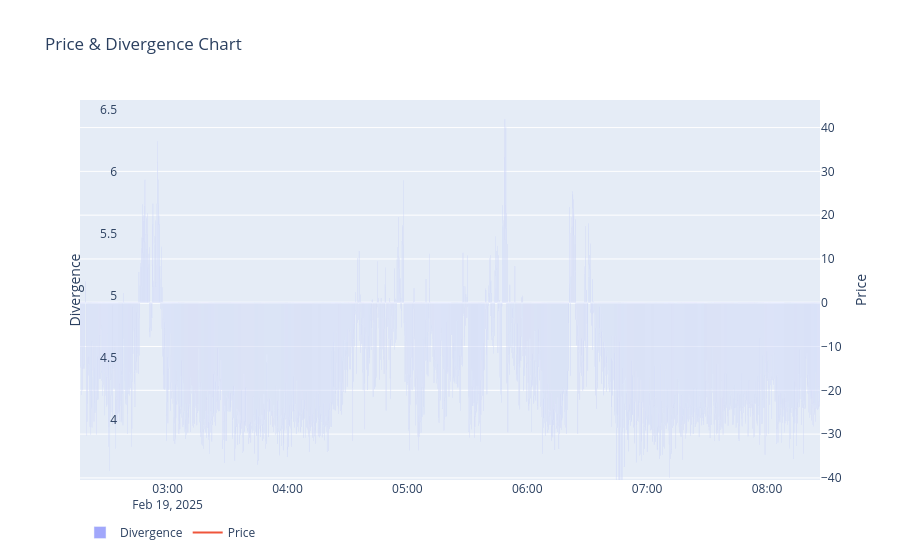

Write notebook code for a chart like this one.
### Code cell
divergence_plot(arb_stats, 'price')

### Figure 1 — Plotly figure (JSON) as saved in the notebook; plotly's stock layout.template omitted (floating-point values rounded to 4 significant figures; data arrays with more than 128 entries replaced by an {"elided": "..."} marker saying what was removed)
{"data": [{"name": "Divergence", "opacity": 0.6, "type": "bar", "x": {"elided": "17280 str values"}, "y": {"elided": "17280 float values"}}, {"line": {"width": 2}, "mode": "lines", "name": "Price", "type": "scatter", "x": {"elided": "17280 str values"}, "y": {"elided": "17280 float values"}, "yaxis": "y2"}], "layout": {"autosize": true, "bargap": 0, "legend": {"orientation": "h"}, "title": {"text": "Price & Divergence Chart"}, "xaxis": {"autorange": false, "range": ["2025-02-19 02:16:09.1134", "2025-02-19 08:26:31.3271"], "rangeslider": {"visible": false, "yaxis": {}}, "showspikes": false, "type": "date"}, "yaxis": {"autorange": false, "range": [-40.48, 46.3], "showspikes": false, "side": "right", "title": {"text": "Price"}, "type": "linear"}, "yaxis2": {"anchor": "free", "autorange": false, "overlaying": "y", "position": 0.05, "range": [3.51, 6.582], "showgrid": false, "showspikes": false, "side": "left", "title": {"text": "Divergence"}, "type": "linear"}}}
